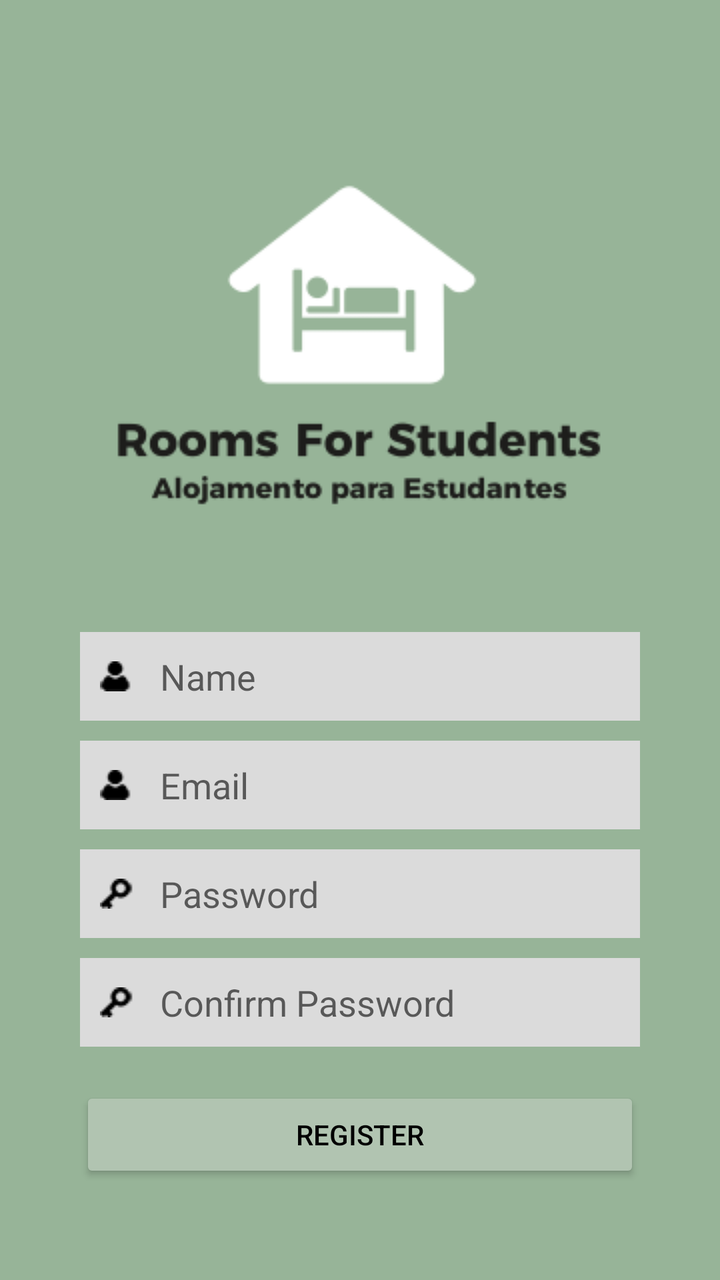
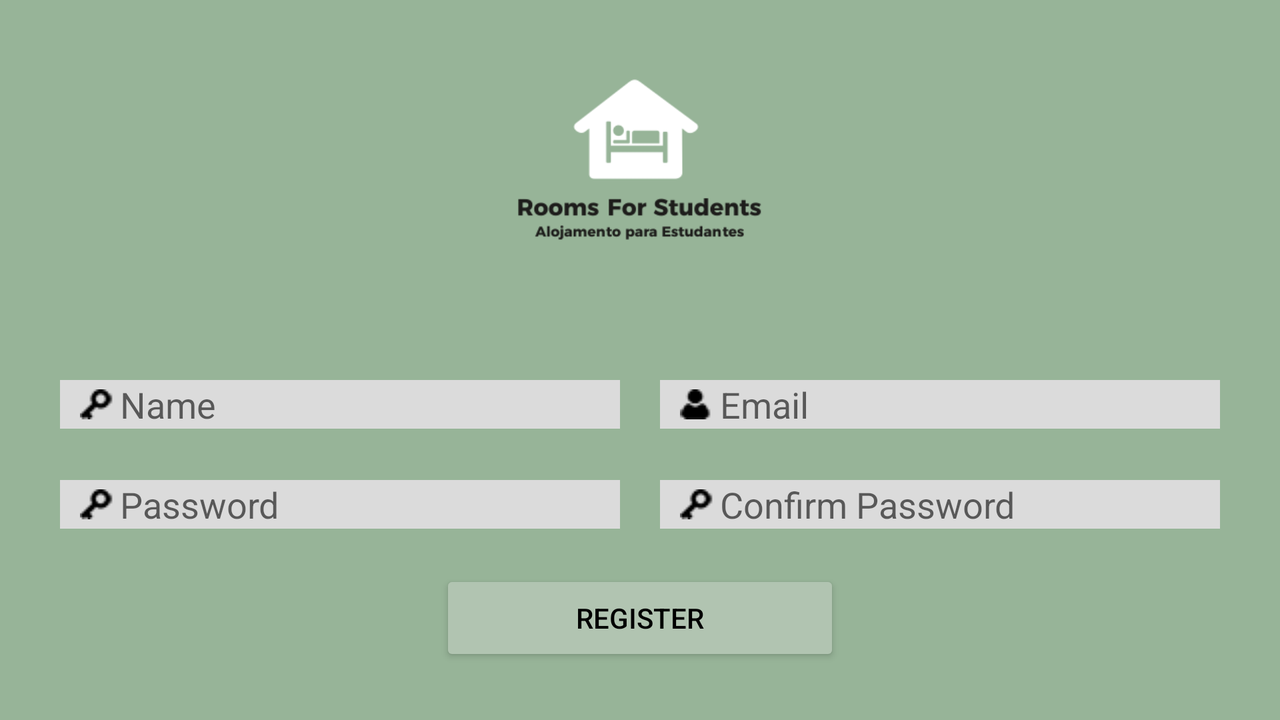

An Android layout and its configuration variant, each rendered on a device that would load it. The default file and the variant file are quoted in full after the pictures.
<!-- AndroidManifest.xml: application theme Theme.RoomForStudents -->
<!-- res/layout/activity_registo.xml -->
<?xml version="1.0" encoding="utf-8"?>
<androidx.drawerlayout.widget.DrawerLayout
    xmlns:android="http://schemas.android.com/apk/res/android"
    xmlns:app="http://schemas.android.com/apk/res-auto"
    xmlns:tools="http://schemas.android.com/tools"
    android:id="@+id/drawerLayout"
    android:layout_width="match_parent"
    android:layout_height="match_parent"
    tools:context=".Registo">

    <LinearLayout
        android:layout_width="match_parent"
        android:layout_height="match_parent"
        android:background="@color/verdeEscuro"
        android:orientation="vertical"
        android:padding="20dp">


        <ImageView
            android:id="@+id/logo"
            android:layout_width="match_parent"
            android:layout_height="wrap_content"
            android:layout_gravity="center"
            android:layout_marginTop="50dp"
            android:layout_marginBottom="40dp"
            android:src="@drawable/logo" />

        <EditText
            android:id="@+id/username"
            android:layout_width="match_parent"
            android:layout_height="wrap_content"
            android:background="@color/cinza"
            android:padding="10dp"
            android:drawablePadding="10dp"
            android:drawableStart="@drawable/user"
            android:layout_marginStart="20dp"
            android:layout_marginEnd="20dp"
            android:hint="@string/name"/>


        <EditText
            android:id="@+id/email"
            android:layout_width="match_parent"
            android:layout_height="wrap_content"
            android:background="@color/cinza"
            android:layout_marginTop="10dp"
            android:padding="10dp"
            android:drawablePadding="10dp"
            android:drawableStart="@drawable/user"
            android:layout_marginStart="20dp"
            android:layout_marginEnd="20dp"
            android:hint="@string/email"/>

        <EditText
            android:id="@+id/password"
            android:layout_width="match_parent"
            android:layout_height="wrap_content"
            android:background="@color/cinza"
            android:padding="10dp"
            android:inputType="textPassword"
            android:drawablePadding="10dp"
            android:drawableStart="@drawable/key"
            android:layout_marginTop="10dp"
            android:layout_marginStart="20dp"
            android:layout_marginEnd="20dp"
            android:hint="@string/password"/>

        <EditText
            android:id="@+id/confirm_password"
            android:layout_width="match_parent"
            android:layout_height="wrap_content"
            android:background="@color/cinza"
            android:padding="10dp"
            android:inputType="textPassword"
            android:drawablePadding="10dp"
            android:drawableStart="@drawable/key"
            android:layout_marginTop="10dp"
            android:layout_marginStart="20dp"
            android:layout_marginEnd="20dp"
            android:hint="@string/confirm_password"/>


        <Button
            android:id="@+id/button_login"
            android:layout_width="match_parent"
            android:layout_height="wrap_content"
            android:layout_marginTop="20dp"
            android:text="@string/register"
            android:layout_marginStart="20dp"
            android:layout_marginEnd="20dp"
            android:backgroundTint="@color/verdeClaro"
            android:textColor="@color/black"
            android:onClick="registo"/>


    </LinearLayout>
    <com.google.android.material.navigation.NavigationView
        android:id="@+id/nav_view"
        android:layout_width="wrap_content"
        android:layout_height="match_parent"
        app:menu="@menu/nav_menu"
        android:layout_gravity="start"
        android:fitsSystemWindows="true"/>



</androidx.drawerlayout.widget.DrawerLayout>
<!-- resources referenced by this layout -->
<resources>
  <color name="black">#FF000000</color>
  <color name="cinza">#DBDBDB</color>
  <color name="verdeClaro">#B1C4B1</color>
  <color name="verdeEscuro">#97B498</color>
  <!-- drawable key: png bitmap (drawable, 1662 bytes) -->
  <!-- drawable logo: png bitmap (drawable, 11163 bytes) -->
  <!-- drawable user: png bitmap (drawable, 2045 bytes) -->
  <string name="confirm_password">Confirm Password</string>
  <string name="email">Email</string>
  <string name="name">Name</string>
  <string name="password">Password</string>
  <string name="register">Register</string>
  <style name="Theme.RoomForStudents" parent="Theme.MaterialComponents.DayNight.DarkActionBar">
          
          <item name="colorPrimary">@color/purple_500</item>
          <item name="colorPrimaryVariant">@color/purple_700</item>
          <item name="colorOnPrimary">@color/white</item>
          
          <item name="colorSecondary">@color/teal_200</item>
          <item name="colorSecondaryVariant">@color/teal_700</item>
          <item name="colorOnSecondary">@color/black</item>
          
          <item name="android:statusBarColor" tools:targetApi="l">?attr/colorPrimaryVariant</item>
          
      </style>
  <color name="purple_500">#FF6200EE</color>
  <color name="purple_700">#FF3700B3</color>
  <color name="white">#FFFFFFFF</color>
  <color name="teal_200">#FF03DAC5</color>
  <color name="teal_700">#FF018786</color>
</resources>
<!-- res/layout-land/activity_registo.xml (the author's variant of the layout above) -->
<!-- drawn on the phone turned sideways -->
<?xml version="1.0" encoding="utf-8"?>
<androidx.drawerlayout.widget.DrawerLayout
    xmlns:android="http://schemas.android.com/apk/res/android"
    xmlns:app="http://schemas.android.com/apk/res-auto"
    xmlns:tools="http://schemas.android.com/tools"
    android:id="@+id/drawerLayout"
    android:layout_width="match_parent"
    android:layout_height="match_parent"
    tools:context=".Registo">

    <ScrollView
        android:layout_width="match_parent"
        android:layout_height="match_parent"
        android:fillViewport="true">

    <TableLayout
        android:layout_width="match_parent"
        android:layout_height="match_parent"
        android:stretchColumns="1">

    <LinearLayout
        android:layout_width="match_parent"
        android:layout_height="match_parent"
        android:background="@color/verdeEscuro"
        android:orientation="vertical"
        android:padding="20dp">


        <ImageView
            android:id="@+id/logo"
            android:layout_width="150dp"
            android:layout_height="120dp"
            android:layout_gravity="center"
            android:layout_marginBottom="40dp"
            android:src="@drawable/logo" />
        <LinearLayout
            android:layout_width="match_parent"
            android:layout_height="50dp"
            android:orientation="horizontal">

            <EditText
                android:id="@+id/username"
                android:layout_width="match_parent"
                android:layout_height="wrap_content"
                android:background="@color/cinza"
                android:layout_marginTop="10dp"
                android:paddingLeft="10dp"
                android:layout_marginEnd="10dp"
                android:layout_marginStart="10dp"
                android:drawableStart="@drawable/key"
                android:layout_weight="1"
                android:hint="@string/name"/>
            <EditText
                android:id="@+id/email"
                android:layout_width="match_parent"
                android:layout_height="wrap_content"
                android:background="@color/cinza"
                android:layout_marginTop="10dp"
                android:paddingLeft="10dp"
                android:layout_marginEnd="10dp"
                android:layout_marginStart="10dp"
                android:drawableStart="@drawable/user"
                android:layout_weight="1"
                android:hint="@string/email"/>




        </LinearLayout>

        <LinearLayout
            android:layout_width="match_parent"
            android:layout_height="50dp"
            android:orientation="horizontal">
            <EditText
                android:id="@+id/password"
                android:layout_width="match_parent"
                android:layout_height="wrap_content"
                android:background="@color/cinza"
                android:layout_marginTop="10dp"
                android:paddingLeft="10dp"
                android:inputType="textPassword"
                android:layout_marginEnd="10dp"
                android:layout_marginStart="10dp"
                android:drawableStart="@drawable/key"
                android:layout_weight="1"
                android:hint="@string/password"/>


            <EditText
                android:id="@+id/confirm_password"
                android:layout_width="match_parent"
                android:layout_height="wrap_content"
                android:background="@color/cinza"
                android:layout_marginTop="10dp"
                android:paddingLeft="10dp"
                android:inputType="textPassword"
                android:layout_marginEnd="10dp"
                android:layout_marginStart="10dp"
                android:drawableStart="@drawable/key"
                android:layout_weight="1"
                android:hint="@string/confirm_password"/>


        </LinearLayout>



        <Button
            android:id="@+id/button_login"
            android:layout_width="match_parent"
            android:layout_height="wrap_content"
            android:layout_marginTop="5dp"
            android:text="@string/register"
            android:layout_marginStart="200dp"
            android:layout_marginEnd="200dp"
            android:backgroundTint="@color/verdeClaro"
            android:textColor="@color/black"
            android:onClick="registo"/>


    </LinearLayout>
    </TableLayout>
    </ScrollView>
    <com.google.android.material.navigation.NavigationView
        android:id="@+id/nav_view"
        android:layout_width="wrap_content"
        android:layout_height="match_parent"
        app:menu="@menu/nav_menu"
        android:layout_gravity="start"
        android:fitsSystemWindows="true"/>



</androidx.drawerlayout.widget.DrawerLayout>
